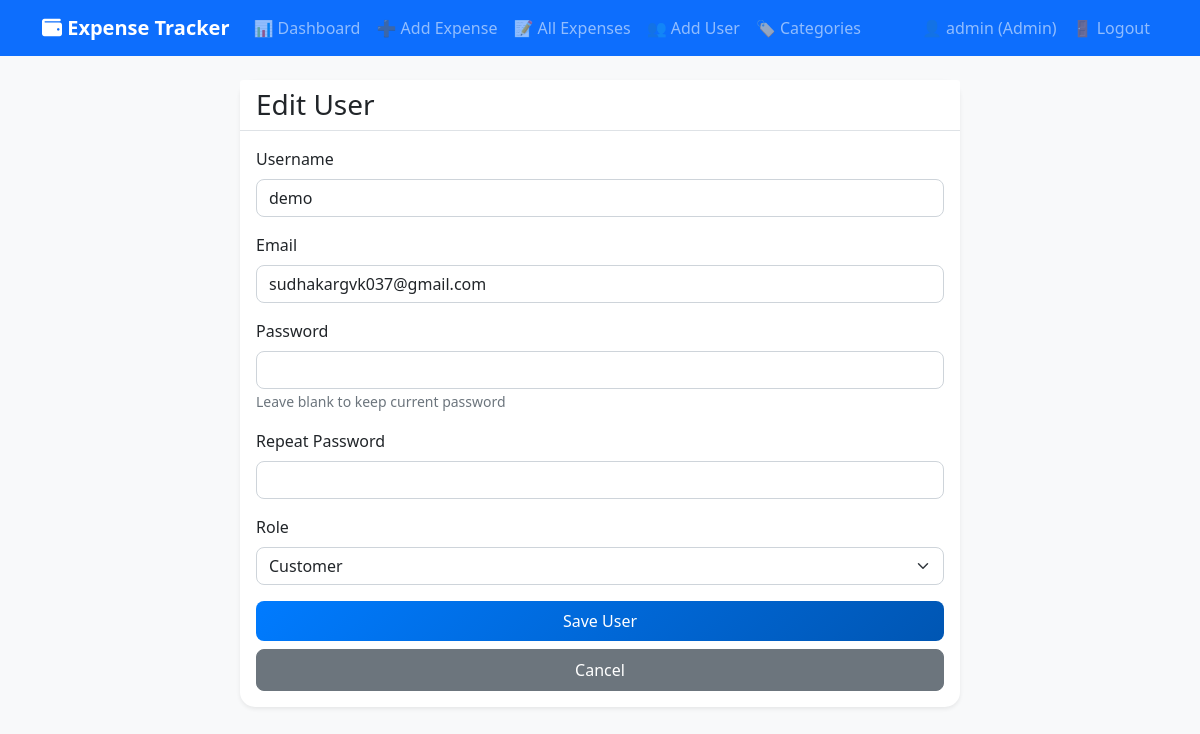
/admin/users/2/edit (signed in), run on the app's committed database.
### models.py (models this page shows, shortened)
class User(UserMixin, db.Model):
    id = db.Column(db.Integer, primary_key=True)
    username = db.Column(db.String(80), unique=True, nullable=False)
    email = db.Column(db.String(120), unique=True, nullable=False)
    password_hash = db.Column(db.String(128))
    role = db.Column(db.String(20), default='customer')  # 'admin' or 'customer'
    expenses = db.relationship('Expense', backref='user', lazy=True)
    created_at = db.Column(db.DateTime, default=datetime.utcnow)

### app.py (the view, shortened to what this page needs)
@app.route('/admin/users/<int:user_id>/edit', methods=['GET', 'POST'])
@login_required
@admin_required
def admin_edit_user(user_id):
    user = User.query.get_or_404(user_id)
    form = AdminUserForm(obj=user)
    return render_template('admin_user_form.html', form=form, user=user, title='Edit User')

### forms.py (shortened to what this page needs)
class AdminUserForm(FlaskForm):
    username = StringField('Username', validators=[DataRequired(), Length(min=3, max=80)])
    email = EmailField('Email', validators=[DataRequired(), Email()])
    password = PasswordField('Password', validators=[Length(min=6)],
                           description='Leave blank to keep current password')
    password2 = PasswordField('Repeat Password', validators=[EqualTo('password')])
    role = SelectField('Role', choices=[('customer', 'Customer'), ('admin', 'Admin')], default='customer')
    submit = SubmitField('Save User')

### app.py (called while the page is built)
def admin_required(f):
    @wraps(f)
    def decorated_function(*args, **kwargs):
        if not current_user.is_authenticated or getattr(current_user, 'role', 'customer') != 'admin':
            flash('Admin access required.', 'error')
            return redirect(url_for('dashboard'))
        return f(*args, **kwargs)
    return decorated_function

### templates/admin_user_form.html (shortened to what this page needs)
{% extends "base.html" %}
{% block content %}
<div class="container">
    <div class="row justify-content-center">
        <div class="col-md-8">
            <div class="card">
                <div class="card-header">
                    <h3 class="mb-0">{{ title }}</h3>
                </div>
                <div class="card-body">
                    <form method="POST">
                        <div class="mb-3">
                            {{ form.username.label(class="form-label") }}
                            {{ form.username(class="form-control") }}
                        </div>
                        <div class="mb-3">
                            {{ form.email.label(class="form-label") }}
                            {{ form.email(class="form-control") }}
                        </div>
                        <div class="mb-3">
                            {{ form.password.label(class="form-label") }}
                            {{ form.password(class="form-control") }}
                            {% if form.password.description %}
                            <small class="text-muted">{{ form.password.description }}</small>
                            {% endif %}
                        </div>
                        <div class="mb-3">
                            {{ form.password2.label(class="form-label") }}
                            {{ form.password2(class="form-control") }}
                        </div>
                        <div class="mb-3">
                            {{ form.role.label(class="form-label") }}
                            {{ form.role(class="form-select") }}
                        </div>
                        <div class="d-grid gap-2">
                            {{ form.submit(class="btn btn-primary") }}
                            <a href="{{ url_for('admin_dashboard') }}" class="btn btn-secondary">Cancel</a>
                        </div>
                    </form>
                </div>
            </div>
        </div>
    </div>
</div>
{% endblock %}

### templates/base.html (shortened to what this page needs)
<!DOCTYPE html>
<html lang="en">
<head>
    <link href="https://cdn.jsdelivr.net/npm/bootstrap@5.1.3/dist/css/bootstrap.min.css" rel="stylesheet">
    <link href="https://cdnjs.cloudflare.com/ajax/libs/font-awesome/6.0.0/css/all.min.css" rel="stylesheet">
    <link href="{{ url_for('static', filename='css/style.css') }}" rel="stylesheet">
</head>
<body>
    <nav class="navbar navbar-expand-lg navbar-dark bg-primary">
        <div class="container">
            <a class="navbar-brand" href="{{ url_for('dashboard') }}">
                <i class="fas fa-wallet"></i> Expense Tracker
            </a>
            <div class="collapse navbar-collapse" id="navbarNav">
                            <ul class="navbar-nav me-auto">
                {% if current_user.is_authenticated %}
                <li class="nav-item">
                    <a class="nav-link" href="{{ url_for('dashboard') }}">📊 Dashboard</a>
                </li>
                <li class="nav-item">
                    <a class="nav-link" href="{{ url_for('add_expense') }}">➕ Add Expense</a>
                </li>
                <li class="nav-item">
                    <a class="nav-link" href="{{ url_for('expenses') }}">📝 All Expenses</a>
                </li>
                {% if current_user.role == 'admin' %}
                <li class="nav-item">
                    <a class="nav-link" href="{{ url_for('admin_create_user') }}">👥 Add User</a>
                </li>
                <li class="nav-item">
                    <a class="nav-link" href="{{ url_for('manage_categories') }}">🏷️ Categories</a>
                </li>
                {% endif %}
                {% endif %}
            </ul>
            <ul class="navbar-nav">
                {% if current_user.is_authenticated %}
                <li class="nav-item">
                    <span class="nav-link">👤 {{ current_user.username }} {% if current_user.role == 'admin' %}(Admin){% endif %}</span>
                </li>
                <li class="nav-item">
                    <a class="nav-link" href="{{ url_for('logout') }}">🚪 Logout</a>
                </li>
                {% else %}
                <li class="nav-item">
                    <a class="nav-link" href="{{ url_for('login') }}">🔑 Login</a>
                </li>
                {% endif %}
            </ul>
            </div>
        </div>
    </nav>
    <div class="container mt-4">
        {% block content %}{% endblock %}
    </div>
</body>
</html>

### static/css/style.css (style rules this page uses)
:root { --primary-color: #007bff; --success-color: #28a745; --info-color: #17a2b8; --warning-color: #ffc107; --danger-color: #dc3545; --dark-color: #343a40; --light-color: #f8f9fa; }
body { background-color: var(--light-color); font-family: 'Segoe UI', Tahoma, Geneva, Verdana, sans-serif; }
.navbar-brand { font-weight: bold; }
.card { border: none; border-radius: 15px; box-shadow: 0 0.125rem 0.25rem rgba(0, 0, 0, 0.075); transition: box-shadow 0.15s ease-in-out; }
.card-header { background-color: white; border-bottom: 1px solid #dee2e6; font-weight: 600; }
.btn { border-radius: 8px; font-weight: 500; padding: 0.5rem 1rem; }
.btn-primary { background: linear-gradient(135deg, #007bff, #0056b3); border: none; }
.form-control, .form-select { border-radius: 8px; border: 1px solid #ced4da; transition: border-color 0.15s ease-in-out, box-shadow 0.15s ease-in-out; }

### data on the page
User: username "admin"
User: username "demo", email "sudhakargvk037@gmail.com", role "Customer"

### other printed values
{{ title }} "Edit User"
